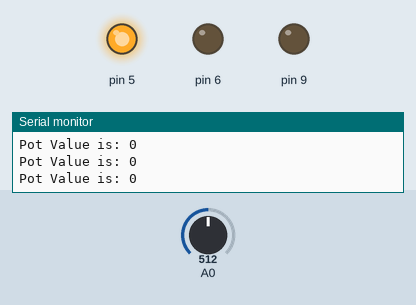
Simulated run of this sketch. Board: Arduino Uno, built with avr-gcc and run on an emulated ATmega328P. Shown: output pins drawn as LEDs (lit = HIGH), the last lines printed to the serial monitor. The inputs (shaded band) are chosen by the test bench; at power-on: A0 = 512.

Above: at 1.2 s.
1.3 s: A0 set to 665
4.3 s: A0 set to 698
At 4.8 s:
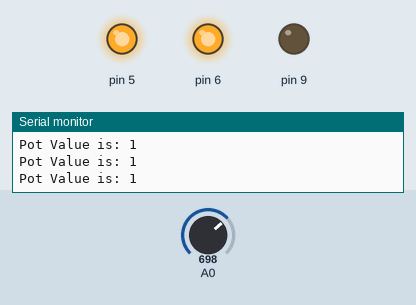
5.8 s: A0 set to 306
At 6.1 s:
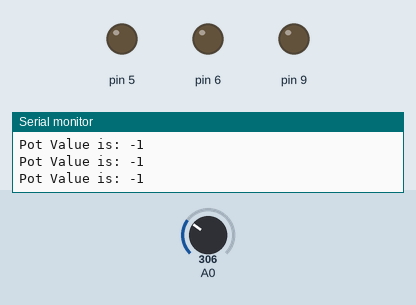
7.3 s: A0 set to 329
10.3 s: A0 set to 356
At 11.1 s:
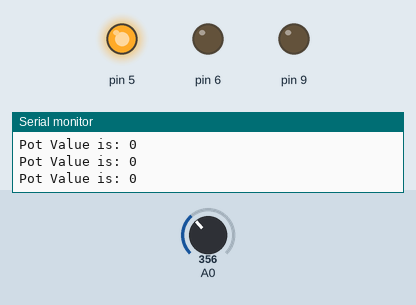
13.3 s: A0 set to 716
At 14.1 s:
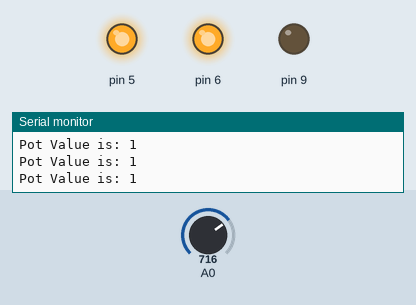
Timing chart, 0 to 16.3 s (numbered marks = the images above; inputs shaded):
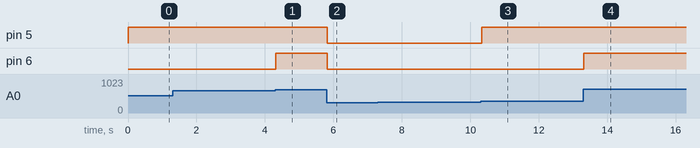

Measured:
- the behaviour switches between 681 and 682 on A0 (found by bisection; images 0 and 1)
- the behaviour switches between 340 and 341 on A0 (found by bisection; images 2 and 3)
- after the input at 4.3 s, pin 6: LOW → HIGH at once
- after the input at 5.8 s, pin 5, pin 6: HIGH → LOW at once
- after the input at 10.3 s, pin 5: LOW → HIGH at once
- after the input at 13.3 s, pin 6: LOW → HIGH at once

The sketch:

level-meter.ino
```cpp
int ledGreen = 5;
int ledYellow = 6;
int ledRed = 9;

int leds[3];


void setup() {
  // put your setup code here, to run once:
  leds[0] = 5;
  leds[1] = 6;
  leds[2] = 9;
  pinMode(leds[0], OUTPUT);
  pinMode(leds[1], OUTPUT);
  pinMode(leds[2], OUTPUT);

  Serial.begin(9600);


  /*
  digitalWrite(ledGreen, HIGH);
  digitalWrite(ledYellow, HIGH);
  digitalWrite(ledRed, HIGH);

  delay(300);

  digitalWrite(ledGreen, LOW);
  digitalWrite(ledYellow, LOW);
  digitalWrite(ledRed, LOW);

  */

}

void loop() {
  int potVal = round(map(analogRead(A0),0,1023, -1, 2));
  Serial.print("Pot Value is: ");
  Serial.println(potVal);
  // put your main code here, to run repeatedly:
  if(potVal == -1){
    digitalWrite(leds[0], LOW);
    digitalWrite(leds[1], LOW);
    digitalWrite(leds[2], LOW);
   }
   if(potVal == 0){
    digitalWrite(leds[0], HIGH);
    digitalWrite(leds[1], LOW);
    digitalWrite(leds[2], LOW);
   }
   if(potVal == 1){
    digitalWrite(leds[0], HIGH);
    digitalWrite(leds[1], HIGH);
    digitalWrite(leds[2], LOW);
   }
   if(potVal == 2){
    digitalWrite(leds[0], HIGH);
    digitalWrite(leds[1], HIGH);
    digitalWrite(leds[2], HIGH);
   }
 }
```
